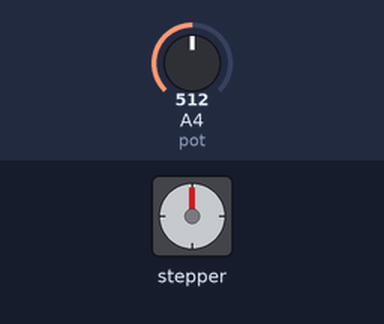
This sketch was run on a simulated Arduino Uno, built with avr-gcc and run on an emulated ATmega328P. Shown: stepper motor. Wiring (inferred from the names in the program): stepper motor driver (200 steps per turn assumed): step pin 3; direction pin 2; enable pin 8. The inputs (shaded band) are chosen by the test bench; at power-on: A4 (pot) = 512.

Above: at 0.57 s.
At 1.2 s:
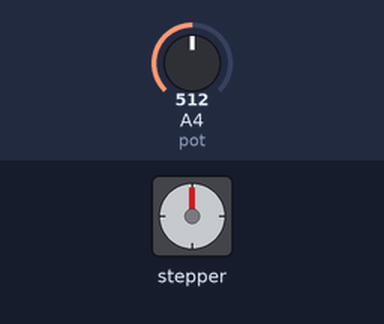
1.3 s: A4 (pot) set to 440
At 1.6 s:
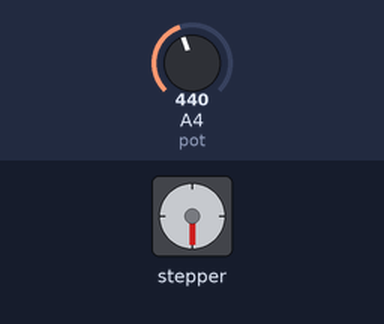
4.3 s: A4 (pot) set to 511
7.3 s: A4 (pot) set to 306
10.3 s: A4 (pot) set to 460
13.3 s: A4 (pot) set to 900
Timing chart, 0 to 72.8 s (numbered marks = the images above; inputs shaded):
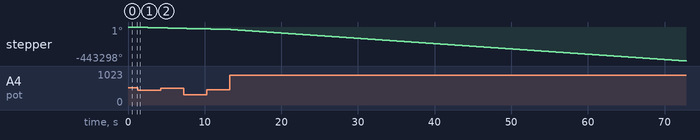

The sketch:

cubesat_motor.ino
```cpp
// defines pins numbers
const int stepPin = 3;
const int dirPin = 2;
const int enable = 8;
const int pot = 4;
int SPEED_OF_MOTOR;
int dir_speed;

void setup() {
  // Sets the 3 pins as Outputs
  pinMode(stepPin,OUTPUT);
  pinMode(dirPin,OUTPUT);
  pinMode(enable, OUTPUT); // ON/OFF for the motor
  pinMode(pot, INPUT);
 // Serial.begin(9600);
}
void loop() {
//  digitalWrite(dirPin,HIGH); // Enables the motor to move in a particular direction
//  // Makes 200 pulses for making one full cycle rotation
//  for(int x = 0; x < 200; x++) {
//    digitalWrite(stepPin,HIGH);
//    delayMicroseconds(500);
//    digitalWrite(stepPin,LOW);
//    delayMicroseconds(500);
//  }
//  delay(1000); // One second delay
//
//  digitalWrite(dirPin,LOW); //Changes the rotations direction
//  // Makes 400 pulses for making two full cycle rotation

dir_speed = analogRead(pot);
SPEED_OF_MOTOR = map(dir_speed, 0, 1023, 600, 60);

if(SPEED_OF_MOTOR > 450){
  digitalWrite(enable, HIGH);
}
else{
  digitalWrite(enable, LOW);


  for(int x = 0; x < 100; x++) {
    digitalWrite(stepPin,HIGH);
    delayMicroseconds(SPEED_OF_MOTOR);
    digitalWrite(stepPin,LOW);
    delayMicroseconds(SPEED_OF_MOTOR);
  }
}


  //Serial.println(SPEED_OF_MOTOR);


}
```
